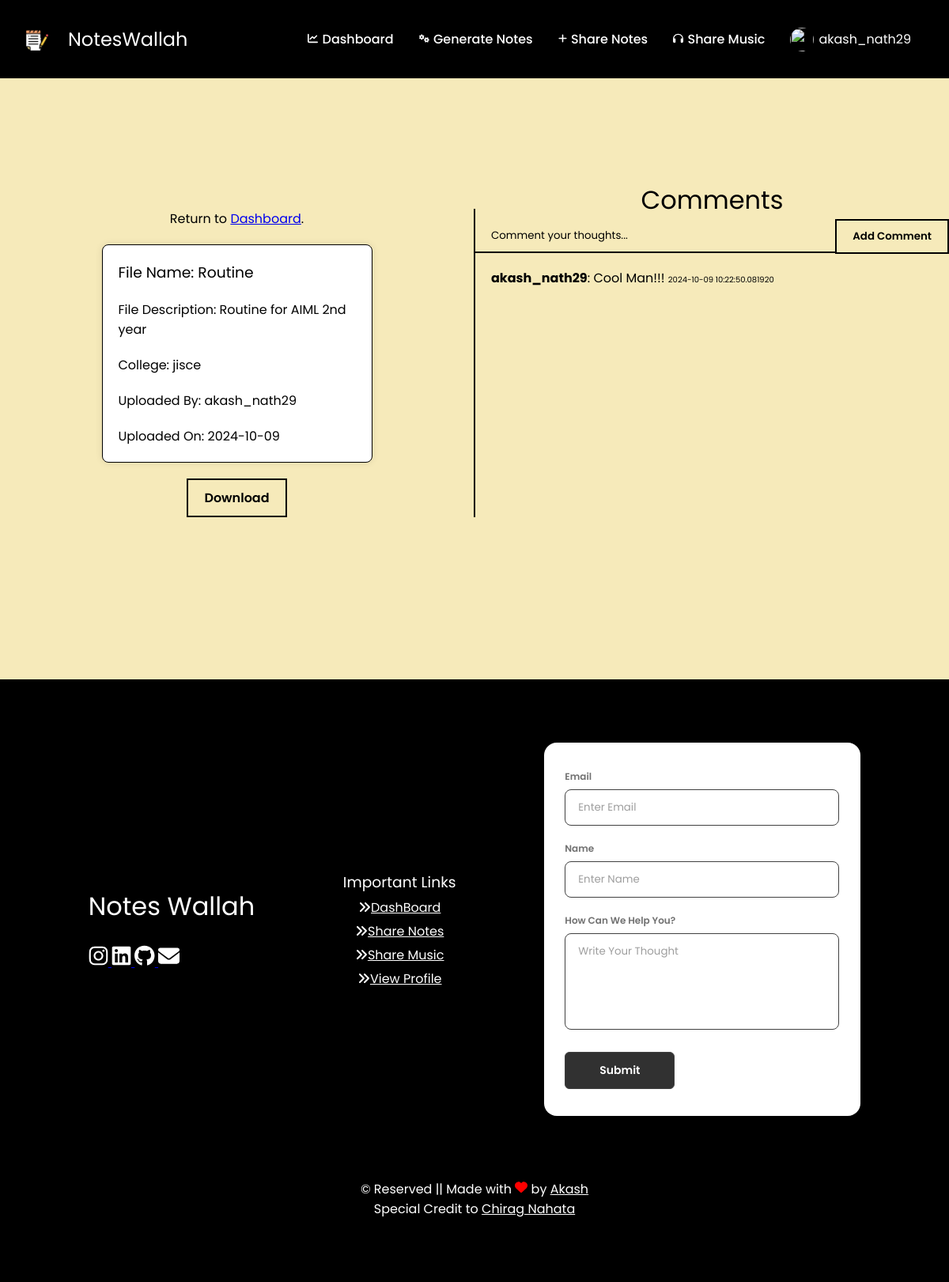
Screenshot of /view_post/1 (signed in) with the database file from the repository.
### models.py (models this page shows)
class User(db.Model):
    id = db.Column(db.Integer, primary_key=True)
    username = db.Column(db.String(30), nullable=False, unique=True)
    email = db.Column(db.Text, nullable=False)
    password = db.Column(db.Text, nullable=False)
    posts = db.relationship('Post', backref='author', lazy=True)
    musics = db.relationship('Music', backref='author', lazy=True)
    comments = db.relationship('Comment', backref='author', lazy=True)
    role = db.Column(db.String(10), default='user')
    profile_picture = db.Column(db.String(255), default='static/img/default.png')

class Post(db.Model):
    id = db.Column(db.Integer, primary_key=True)
    file_name = db.Column(db.String(100), nullable=False)
    file_description = db.Column(db.Text, nullable=True)
    file_path = db.Column(db.String(255), nullable=False)
    college = db.Column(db.String(255), nullable=True)
    posted_at = db.Column(db.DateTime)
    user_id = db.Column(db.Integer, db.ForeignKey('user.id'), nullable=False)

class Comment(db.Model):
    id = db.Column(db.Integer, primary_key=True)
    comment = db.Column(db.Text, nullable=False)
    commented_at = db.Column(db.DateTime)
    user_id = db.Column(db.Integer, db.ForeignKey('user.id'), nullable=False)
    post_id = db.Column(db.Integer, db.ForeignKey('post.id'), nullable=False)

### urls.py (the view)
@app.route('/view_post/<int:post_id>')
def view_post(post_id):
    if 'user_id' not in session:
        flash('You need to log in first.', 'danger')
        return redirect(url_for('login'))
    post = Post.query.get(post_id)
    file_path = post.file_path.replace("static/", "")
    current_user = User.query.filter_by(id=session['user_id']).first()
    comments = Comment.query.filter_by(post_id=post_id).order_by(desc(Comment.id)).all()
    if post:
        return render_template('view_post.html', post=post, file_path=file_path, curr_user=current_user, comments=comments)
    else:
        abort(404)

### templates/view_post.html (shortened to what this page needs)
{% extends 'base.html' %}
{% block body %}
<div class="body" style="display: flex; align-items: center; justify-content: space-evenly; width: 100%;">
    <div class="main" style="border-right: 2px solid black;">
        <b>
            <p>Return to <a href="{{ url_for('dashboard') }}">Dashboard</a>.</p>
        </b>
        <div class="share-notes-generate">
            <h3>File Name: {{ post.file_name }}</h3>
            <p>File Description: {{ post.file_description }}</p>
            <p>College: {{ post.college }}</p>
            <p>Uploaded By: {{ post.author.username }}</p>
            <p>Uploaded On: {{ post.posted_at.strftime('%Y-%m-%d') }}</p>
        </div>
        <a id="downloadBtn" href="{{ url_for('download_file', post_id=post.id) }}" download>Download</a>
    </div>
    <div class="main">
        <div class="comment-box">
            <h1>Comments</h1>
            <form action="{{ url_for('add_comment', post_id=post.id) }}" method="post">
                <input type="text" name="comment" id="comment" placeholder="Comment your thoughts..." autocomplete="off">
                <input type="submit" value="Add Comment"/>
            </form>
            <ul class="comment-list">
                {% for comment in comments %}
                <li><span style="font-weight: 700;">{{ comment.author.username }}</span>: {{ comment.comment }}    <i style="font-size: 10px;">{{ comment.commented_at }}</i></li>
                {% endfor %}
            </ul>
        </div>
    </div>
</div>
{% endblock %}

### templates/base.html (shortened to what this page needs)
<!DOCTYPE html>
<html lang="en">
<head>
    <link rel="stylesheet" href="{{url_for('static', filename='style.css')}}">
</head>
<body>
    <nav class="nav">
        <span class="nav-brand">
            <img src="{{url_for('static', filename='img/favicon.png')}}" alt="favicon" class="nav-logo">
            <h1 style="color: white;">NotesWallah</h1>
        </span>
        <ul class="nav-links">
            <li class="nav-link">
                <a href="/dashboard">
                    Dashboard
                </a>
            </li>
            <li class="nav-link">
                <a href="/generate">
                    Generate Notes
                </a>
            </li>
            <li class="nav-link">
                <a href="/create_post">
                    <svg xmlns="http://www.w3.org/2000/svg" height="13" width="11" viewBox="0 0 448 512">
                        <path fill="#fff"
                            d="M256 80c0-17.7-14.3-32-32-32s-32 14.3-32 32V224H48c-17.7 0-32 14.3-32 32s14.3 32 32 32H192V432c0 17.7 14.3 32 32 32s32-14.3 32-32V288H400c17.7 0 32-14.3 32-32s-14.3-32-32-32H256V80z" />
                    </svg>
                    Share Notes
                </a>
            </li>
            <li class="nav-link">
                <a href="/study_music">
                    Share Music
                </a>
            </li>
            <li class="nav-link">
                <a id="profile_link" href="/profile">
                    <span style="display: flex; align-items: center; justify-content: center; cursor: pointer;">
                        <img id="profile-pic" src="{{curr_user.profile_picture}}" alt="" width="30px" height="30px"
                            style="border-radius: 50%; margin-right: 0.5vw;">
                        {{curr_user.username}}
                    </span>
                </a>
            </li>
        </ul>
    </nav>
    <div class="container">
        {% block body %}{% endblock %}
    </div>
    <footer class="footer">
        <div class="leftColumn">
            <h1>Notes Wallah</h1>
            <br>
            <div class="links">
                <a href="https://www.instagram.com/akash_nath29">
                </a>
                <a href="https://www.linkedin.com/in/akash-nath29/">
                </a>
                <a href="https://github.com/Akash-nath29">
                </a>
                <a href="mailto:devakash2905@gmail.com">
                </a>
            </div>
        </div>
        <div class="middleColumn">
            <h3>Important Links</h3>
            <a href="/dashboard">DashBoard</a>
            <a href="/create_post">Share Notes</a>
            <a href="/study_music">Share Music</a>
            <a href="/profile">View Profile</a>
        </div>
        <div class="lastColumn">
            <div class="contactForm">
                <div class="form-container">
                    <form class="form" action="https://formsubmit.co/41930605c3d9a45c598270cd40d75c57" method="POST">
                        <div class="form-group">
                            <label for="emailInput">Email</label>
                            <input type="text" id="emailInput" name="email" required placeholder="Enter Email"
                                autocomplete="off">
                        </div>
                        <div class="form-group">
                            <label for="nameInput">Name</label>
                            <input type="text" id="nameInput" name="name" required placeholder="Enter Name"
                                autocomplete="off">
                        </div>
                        <div class="form-group">
                            <label for="textarea">How Can We Help You?</label>
                            <textarea name="textarea" id="textarea" rows="10" cols="50" required
                                placeholder="Write Your Thought" autocomplete="off"></textarea>
                        </div>
                        <button class="form-submit-btn" type="submit">Submit</button>
                    </form>
                </div>
            </div>
        </div>
    </footer>
    <div class="credit">
        <center>
            <p style="align-items: center;">© Reserved || Made with  by <a href="https://akashnath.netlify.app">Akash</a></p>
            <p style="align-items: center;">Special Credit to <a href="https://linktr.ee/chiragnahata">Chirag Nahata</a>
            </p>
        </center>
    </div>
</body>
</html>

### static/style.css (style rules this page uses)
* { margin: 0; padding: 0; font-family: "Poppins", sans-serif; font-weight: 400; font-style: normal; }
html { color-scheme: light; background-color: #f6eaba; }
nav { display: flex; justify-content: space-between; align-items: center; padding: 2rem 2rem; background-color: #000; z-index: 1; position: sticky; top: 0; }
nav .nav-logo { width: 30px; height: auto; margin-right: 2vw; }
nav .nav-brand { display: flex; align-items: center; justify-content: space-between; }
nav ul { display: flex; justify-content: center; align-items: center; list-style: none; }
nav ul li { margin: 0 1rem; align-items: center; display: flex; }
nav ul li a { text-decoration: none; color: #fff; font-size: 1rem; font-weight: 500; transition: all 0.3s ease; }
nav ul li a svg { margin-right: 0.1vw; }
.container { width: 100%; display: flex; align-items: center; height: 90vh; }
.footer { display: flex; align-items: center; justify-content: space-evenly; padding: 5vh 0; width: 100%; overflow-x: none; background-color: #000; color: white; margin: 5vh 0 0 0; }
.middleColumn { display: flex; flex-direction: column; align-items: center; justify-content: center; gap: 5px; }
.middleColumn a { color: white; display: flex; align-items: center; justify-content: flex-start; }
.form-container { margin: 5vh 0; width: 400px; background: white; border: 2px solid transparent; padding: 32px 24px; font-size: 14px; color: white; display: flex; flex-direction: column; gap: 20px; box-sizing: border-box; border-radius: 16px; }
.form-container .form { display: flex; flex-direction: column; gap: 20px; }
.form-container .form-group { display: flex; flex-direction: column; gap: 2px; }
.form-container .form-group label { display: block; margin-bottom: 5px; color: #717171; font-weight: 600; font-size: 12px; }
.form-container .form-group input { width: 90%; padding: 12px 16px; border-radius: 8px; color: #000000; background-color: transparent; border: 1px solid #414141; }
.form-container .form-group textarea { width: 90%; padding: 12px 16px; border-radius: 8px; resize: none; color: #000000; height: 96px; border: 1px solid #414141; background-color: transparent; font-family: inherit; }
.form-container .form-group input::placeholder { opacity: 0.7; }
.form-container .form-group textarea::placeholder { opacity: 0.7; }
.form-container .form-submit-btn { display: flex; align-items: flex-start; justify-content: center; align-self: flex-start; font-family: inherit; color: #fff; font-weight: 600; width: 40%; background: #313131; border: 1px solid #414141; padding: 12px 16px; font-size: inherit; gap: 8px; margin-top: 8px; cursor: pointer; border-radius: 6px; transition: 0.4s; }
.credit { background-color: black; width: 100%; color: #fff; padding-bottom: 10vh; }
.credit a { color: #fff; }
.main { width: 100%; display: flex; flex-direction: column; align-items: center; justify-content: center; }
.share-notes-generate { max-width: 300px; margin: 20px; padding: 20px; background-color: white; border-radius: 8px; border: 1px solid black; box-shadow: 0 0 10px rgba(0, 0, 0, 0.1); }
.share-notes-generate p { margin-top: 20px; }
#downloadBtn { padding: 10px 20px; border: none; font-weight: 600; cursor: pointer; transition: 0.4s; background-color: transparent; color: #000; text-decoration: none; border: 2px solid black; }
.comment-box { height: 460px; width: 100%; align-items: center; display: flex; flex-direction: column; }
.comment-box form { width: 100%; display: flex; align-items: center; justify-content: space-evenly; }
.comment-box input[type=text] { width: 70%; padding: 10px 20px; outline: none; border: none; border-bottom: 2px solid black; background: transparent; }
.comment-box input[type=text]::placeholder { color: #000; }
.comment-box input[type=submit] { padding: 10px 20px; border: none; font-weight: 600; cursor: pointer; transition: 0.4s; background-color: transparent; color: #000; border: 2px solid black; text-decoration: none; }
.comment-box ul { width: 100%; display: flex; flex-direction: column; align-items: flex-start; justify-content: center; margin-top: 2vh; }
.comment-box ul li { margin: 2px 20px; list-style: none; }

### rows the page displays
User: username "akash_nath29", author.username "akash_nath29"
Post: file_name "Routine", file_description "Routine for AIML 2nd year", college "jisce", posted_at "2024-10-09"
Comment: author.username "akash_nath29", comment "Cool Man!!!", commented_at "2024-10-09 10:22:50.081920"
